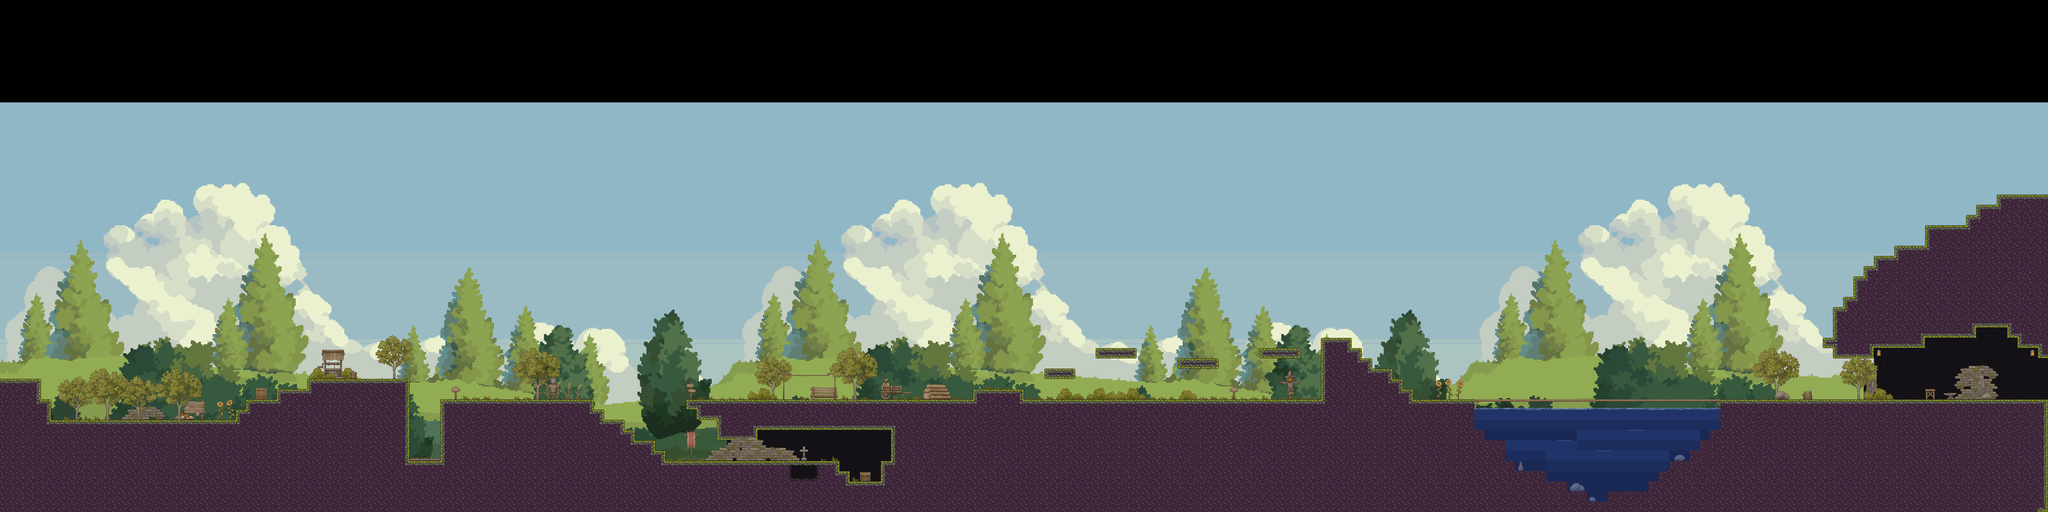

Rendered tile map (Tiled .tmx) drawn with the repository's tilesets; below, a short description and the map source with its tile grids summarised:
An orthogonal 200x50 tile map with 32x32 px tiles, 6 tile layers (Tile Layer 1, Tile Layer 2, Tile Layer 3, Tile Layer 4, ...), 7 tilesets and 38 objects (Spawn, ToLocation2, FromMap2).

<map version="1.10" tiledversion="1.11.2" orientation="orthogonal" renderorder="right-down" width="200" height="50" tilewidth="32" tileheight="32" infinite="0" nextlayerid="18" nextobjectid="145">
 <editorsettings>
  <export target="MEGATEST.json" format="json" />
 </editorsettings>
 <tileset firstgid="1" source="Tileset.tsx" />
 <tileset firstgid="61" source="origbig.tsx" />
 <tileset firstgid="2941" source="Medieval_props_free.tsx" />
 <tileset firstgid="3037" source="Floor Tiles2.tsx" />
 <tileset firstgid="3199" source="TX Village Props.tsx" />
 <tileset firstgid="4223" source="Weeping Willow1.tsx" />
 <tileset firstgid="4265" source="8.tsx" />
 <layer id="11" name="Tile Layer 1" width="200" height="50">
  <data>[10000 cells, 8000 non-empty, 2881 distinct tile ids]</data>
 </layer>
 <layer id="12" name="Tile Layer 2" width="200" height="50">
  <data>[10000 cells, 2232 non-empty, 39 distinct tile ids]</data>
 </layer>
 <layer id="13" name="Tile Layer 3" width="200" height="50">
  <data>[10000 cells, 375 non-empty, 112 distinct tile ids]</data>
 </layer>
 <layer id="14" name="Tile Layer 4" width="200" height="50">
  <data>[10000 cells, 225 non-empty, 123 distinct tile ids]</data>
 </layer>
 <layer id="15" name="Tile Layer 5" width="200" height="50">
  <data>[10000 cells, 228 non-empty, 140 distinct tile ids]</data>
 </layer>
 <layer id="16" name="Tile Layer 6" width="200" height="50">
  <data>[10000 cells, 48 non-empty, 47 distinct tile ids]</data>
 </layer>
 <objectgroup id="5" name="Collisions">
  <object id="36" name="Spawn" x="288.303" y="1288.24">
   <point />
  </object>
  <object id="37" x="159.03" y="1314.12" width="576.69" height="17.0307" />
  <object id="95" x="0" y="1184.67" width="159.592" height="144.667" />
  <object id="101" x="736" y="1280" width="30" height="33.6663" />
  <object id="102" x="768" y="1248" width="95.3333" height="33.6663" />
  <object id="103" x="864" y="1216" width="94" height="33.6663" />
  <object id="104" x="960" y="1184" width="318.667" height="414.333" />
  <object id="105" x="1378" y="1249" width="477.5" height="352" />
  <object id="106" x="1899" y="1397" width="1" />
  <object id="107" x="1855" y="1280.5" width="32.5" height="31" />
  <object id="109" x="1888" y="1312" width="63.5" height="31" />
  <object id="110" x="1952" y="1344" width="32.5" height="31" />
  <object id="111" x="1984" y="1376" width="62" height="31" />
  <object id="112" x="2048" y="1408" width="32.5" height="31" />
  <object id="113" x="2080" y="1440" width="542.5" height="31" />
  <object id="114" x="2624" y="1472" width="32.5" height="31" />
  <object id="115" x="2656" y="1504" width="96.5" height="31" />
  <object id="116" x="2752" y="1441" width="32.5" height="62" />
  <object id="117" x="2784" y="1344.5" width="32.5" height="94.5" />
  <object id="118" x="2368.5" y="1312" width="416" height="31" />
  <object id="119" x="2241" y="1344" width="127.5" height="31" />
  <object id="120" x="2240" y="1312" width="32.5" height="31" />
  <object id="121" x="2176" y="1280" width="64" height="31" />
  <object id="122" x="2144" y="1248" width="4255.5" height="31" />
  <object id="129" x="3041.5" y="1217.5" width="155.5" height="30.5" />
  <object id="131" x="3264" y="1152" width="93.5" height="31" />
  <object id="132" x="3424" y="1088" width="128.5" height="31" />
  <object id="133" x="3680" y="1120" width="128.5" height="31" />
  <object id="134" x="3936" y="1088" width="125.5" height="31" />
  <object id="135" x="4128" y="1056" width="95.5" height="190" />
  <object id="136" x="4224" y="1088" width="31" height="32" />
  <object id="137" x="4256" y="1120" width="31" height="32" />
  <object id="138" x="4288" y="1152" width="63" height="32" />
  <object id="139" x="4352" y="1184" width="31" height="32" />
  <object id="140" x="4384" y="1216" width="31" height="32" />
  <object id="141" name="ToLocation2" x="6392.67" y="1177.33" width="6" height="69.3333" />
  <object id="142" name="FromMap2" x="6348" y="1229.33">
   <point />
  </object>
 </objectgroup>
 <objectgroup id="17" name="Nadpisi">
  <object id="144" x="284.833" y="1121.56" width="313" height="26.223">
   <text fontfamily="Bauhaus 93" pixelsize="23" wrap="1" color="#f2f2ff">Welcome! Use WASD to move.</text>
  </object>
 </objectgroup>
</map>
